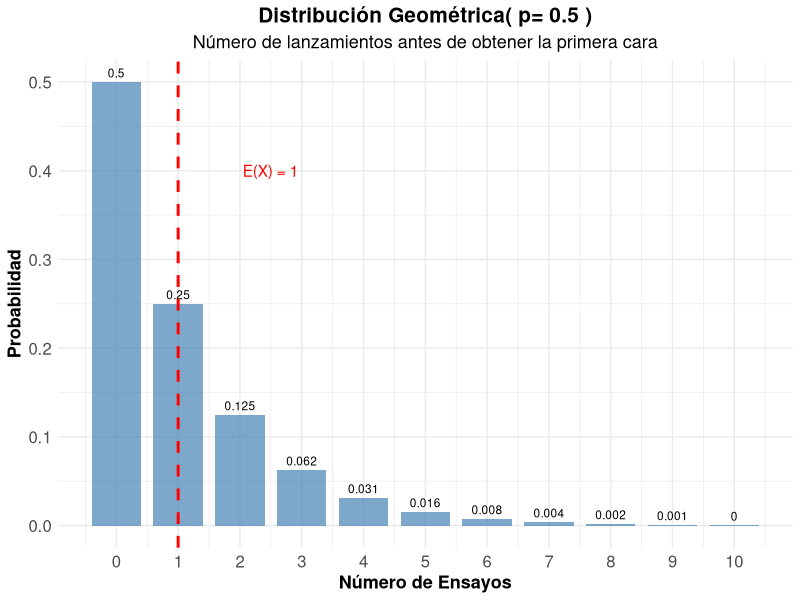
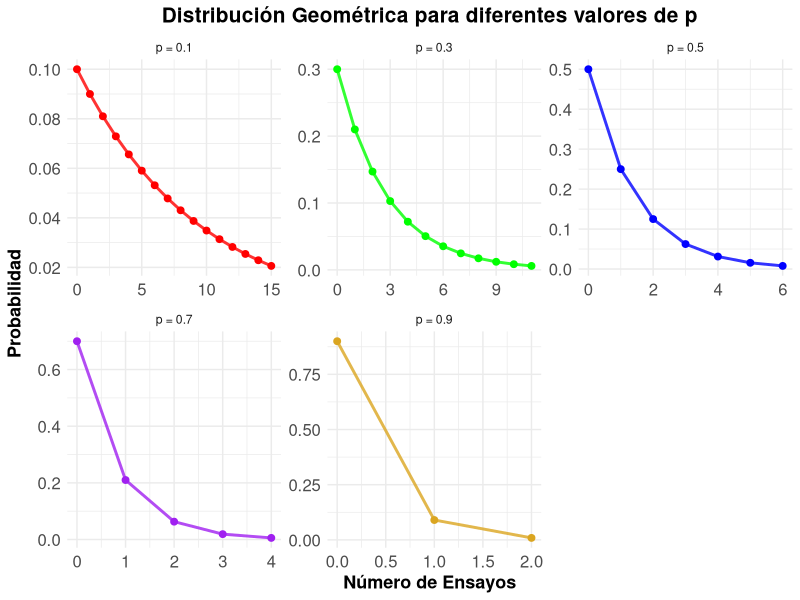
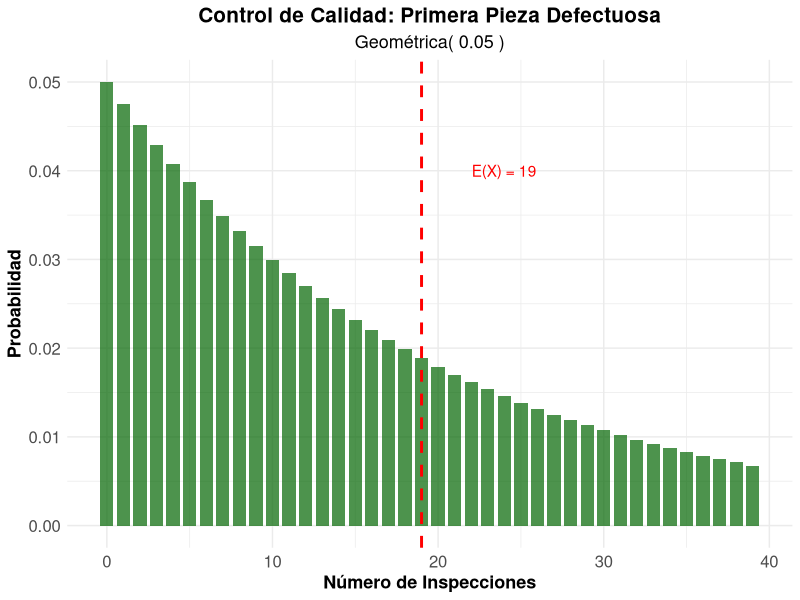
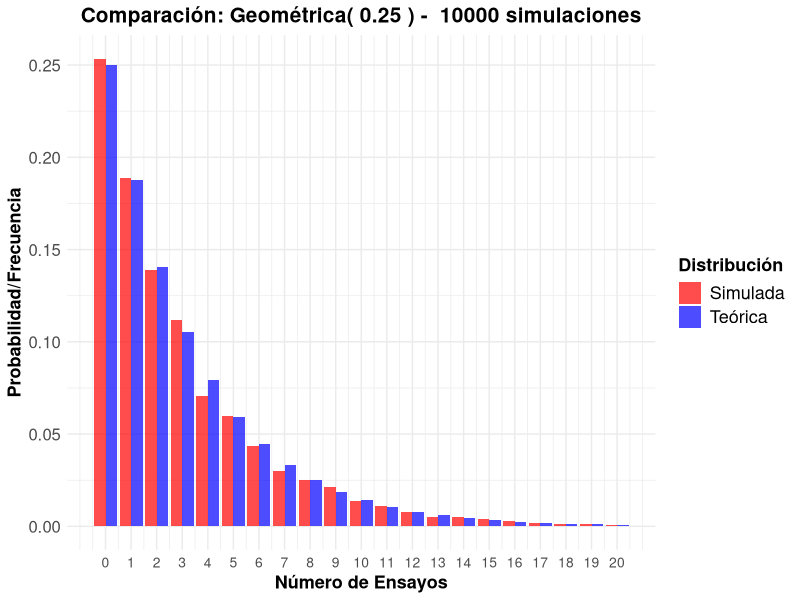
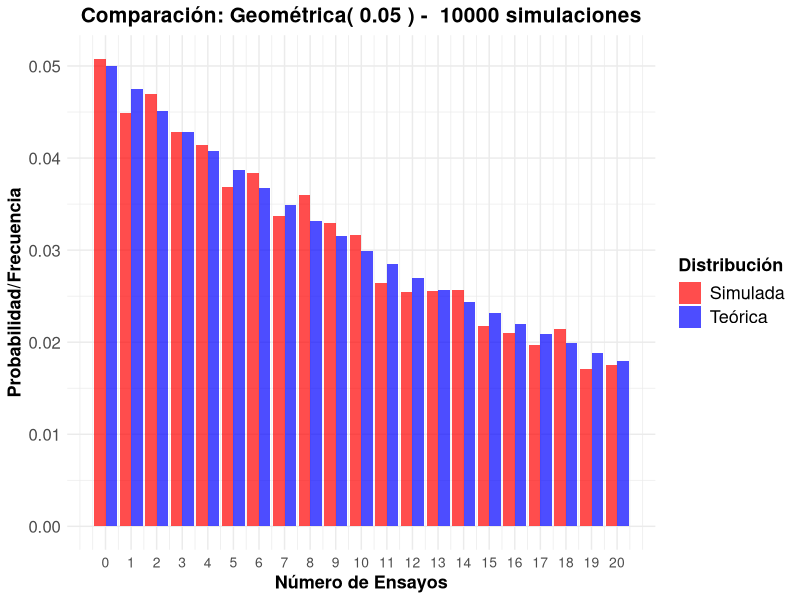

These figures' R source, in order:
## ---- chunk 1
#| label: setup
#| include: false

library(tidyverse)
library(kableExtra)
library(gridExtra)
library(tidyr)
## ---- chunk 2
#| label: moneda-geometrica
#| code-fold: true

# Parámetro
p_cara <- 0.5

# Calcular probabilidades para los primeros 11 ensayos
k_moneda <- 0:10
# Prefijo d (density) sufijo es el de la va
prob_geometrica <- dgeom(k_moneda , p_cara)  

# Crear tabla
geometrica_moneda <- data.frame(
  Ensayo = k_moneda,
  Probabilidad = prob_geometrica,
  Prob_Acumulada = pgeom(k_moneda, p_cara)
)

kable(geometrica_moneda, 
      caption = "Distribución Geométrica - Primera cara (p = 0.5)",
      digits = 4,
      col.names = c("Ensayo", "P(X = x)", "P(X ≤ x)")) %>%
  kable_styling(bootstrap_options = "striped")

# Parámetros estadísticos
media_moneda <- (1-p_cara) / p_cara
varianza_moneda <- (1 - p_cara) / (p_cara^2)
desv_std_moneda <- sqrt(varianza_moneda)


cat("Media (ensayos esperados):", media_moneda, "\n")
cat("Varianza:", varianza_moneda, "\n")
cat("Desviación estándar:", round(desv_std_moneda, 4), "\n")

## ---- chunk 3
#| code-fold: true
#| fig-align: center


#| label: grafico-geometrica-basico
#| fig-cap: "Distribución Geométrica - Primera cara en lanzamiento de moneda"
ggplot(geometrica_moneda, aes(x = Ensayo, y = Probabilidad)) +
  geom_col(fill = "steelblue", alpha = 0.7, width = 0.8) +
  geom_text(aes(label = round(Probabilidad, 3)), vjust = -0.5, size = 3) +
  geom_vline(xintercept = media_moneda, color = "red", linetype = "dashed", linewidth = 1) +
  annotate("text", x = media_moneda + 1.5, y = max(prob_geometrica) * 0.8, 
           label = paste("E(X) =", media_moneda), color = "red") +
  scale_x_continuous(breaks = k_moneda) +
  labs(title = paste("Distribución Geométrica( p=", p_cara, ")"),
       subtitle = "Número de lanzamientos antes de obtener la primera cara",
       x = "Número de Ensayos",
       y = "Probabilidad") +
  theme_minimal() +
  theme(
    legend.title = element_text(size=13, face="bold"),
    legend.text = element_text(size=13),
    plot.title = element_text(size=15, face="bold", hjust = 0.5),
    plot.subtitle = element_text(size=13, hjust = 0.5),
    axis.text.x=element_text(size=12),
    axis.text.y=element_text(size=12),
    axis.title.x = element_text(face="bold", size=13),
    axis.title.y = element_text(face="bold", size=13)
    # panel.grid.major.y = element_line(color = "#ECF0F1", linewidth = 0.5,
    #   linetype = "dashed"),
    # panel.grid.minor.y = element_blank(),
    # panel.grid.major.x = element_blank(),
    # panel.background = element_rect(fill = "#FAFAFA", color = NA),
    # plot.background = element_rect(fill = "white", color = NA)
  )
## ---- chunk 4
#| label: diferentes-p
#| code-fold: true


# Diferentes probabilidades de éxito
p_values <- c(0.1, 0.3, 0.5, 0.7, 0.9)
k_max <- 15

# Crear data frame para comparación
geometrica_comp <- data.frame()
for(p in p_values) {
  k_vals <- 0:k_max
  probs <- dgeom(k_vals, p)  
  
  temp_data <- data.frame(
    p_label = paste("p =", p),
    k = k_vals,
    probabilidad = probs,
    media = (1-p)/p,
    varianza = (1-p)/(p^2)
  )
  geometrica_comp <- rbind(geometrica_comp, temp_data)
}

# Tabla de parámetros
parametros_comp <- data.frame(
  p = p_values,
  Media = (1-p_values)/p_values,
  Varianza = (1-p_values)/(p_values^2),
  Desv_Std = sqrt((1-p_values)/(p_values^2))
)

kable(parametros_comp, 
      caption = "Parámetros de la distribución geométrica para diferentes valores de p",
      digits = 4,
      col.names = c("p", "Media", "Varianza", "Desv. Std")) |> 
  kable_styling(bootstrap_options = "striped")
## ---- chunk 5
#| label: grafico-diferentes-p
#| code-fold: true
#| fig-align: center
#| fig-cap: "Distribución Geométrica para diferentes valores de p"
# Filtrar para mejor visualización
geometrica_filtered <- geometrica_comp[geometrica_comp$probabilidad > 0.005, ]

ggplot(geometrica_filtered, aes(x = k, y = probabilidad, color = p_label)) +
  geom_line(linewidth = 1, alpha = 0.8, show.legend = FALSE) +
  geom_point(size = 2, show.legend = FALSE) +
  scale_color_manual(values = c("red", "green", "blue", "purple", "goldenrod")) +
  facet_wrap(~p_label, scales = "free") +
  labs(title = "Distribución Geométrica para diferentes valores de p",
       x = "Número de Ensayos",
       y = "Probabilidad",
       color = "Parámetro") +
  theme_minimal() +
  theme(
    legend.title = element_text(size=13, face="bold"),
    legend.text = element_text(size=13),
    plot.title = element_text(size=15, face="bold", hjust = 0.5),
    plot.subtitle = element_text(size=13, hjust = 0.5),
    axis.text.x=element_text(size=12),
    axis.text.y=element_text(size=12),
    axis.title.x = element_text(face="bold", size=13),
    axis.title.y = element_text(face="bold", size=13)
    # panel.grid.major.y = element_line(color = "#ECF0F1", linewidth = 0.5,
    #   linetype = "dashed"),
    # panel.grid.minor.y = element_blank(),
    # panel.grid.major.x = element_blank(),
    # panel.background = element_rect(fill = "#FAFAFA", color = NA),
    # plot.background = element_rect(fill = "white", color = NA)
  )
## ---- chunk 6
#| label: falta-memoria
#| code-fold: true

# Demostración de la propiedad de falta de memoria
p_mem <- 0.3
s <- 5
t <- 3

# P(X >= s + t)
prob_s_t <- 1 - pgeom(s + t-1, p_mem)  

# P(X >= s) 
prob_s <- 1- pgeom(s-1, p_mem)

# P(X >= t) 
prob_t <- 1- pgeom(t-1, p_mem)

# P(X >= s + t | X >= s) = P(X >= s + t) / P(X >= s)
prob_condicional <- prob_s_t / prob_s

cat("Demostración de la Propiedad de Falta de Memoria:\n")
cat("Parámetros: p =", p_mem, ", s =", s, ", t =", t, "\n\n")
cat("P(X  ≥", s+t, ") =", round(prob_s_t, 6), "\n")
cat("P(X  ≥", s, ") =", round(prob_s, 6), "\n")
cat("P(X  ≥", t, ") =", round(prob_t, 6), "\n\n")
cat("P(X  ≥", s+t, "| X  ≥", s, ") =", round(prob_condicional, 6), "\n")
cat("P(X  ≥", t, ") =", round(prob_t, 6), "\n\n")
cat("¿Son iguales?", abs(prob_condicional - prob_t) < 1e-10, "\n")
## ---- chunk 7
#| label: control-calidad-geometrica
#| code-fold: true
#| fig-align: center
# Parámetros
p_defecto_geom <- 0.05

# Parámetros estadísticos
media_defecto <- (1-p_defecto_geom) / p_defecto_geom
varianza_defecto <- (1 - p_defecto_geom) / (p_defecto_geom^2)
desv_std_defecto <- sqrt(varianza_defecto)

cat("Control de Calidad - Primera pieza defectuosa:\n")
cat("Probabilidad de defecto por pieza:", p_defecto_geom, "\n")
cat("Número esperado de inspecciones:", media_defecto, "\n")
cat("Desviación estándar:", round(desv_std_defecto, 2), "\n\n")

# Probabilidades específicas
k_calidad <- 0:50
prob_calidad <- dgeom(k_calidad, p_defecto_geom)

# Preguntas de interés
prob_primera_10 <- sum(prob_calidad[1:10])
prob_mas_20 <- 1 - sum(prob_calidad[1:20])
prob_entre_10_30 <- sum(prob_calidad[10:30])

cat("Probabilidades de interés:\n")
cat("P(primera defectuosa en ≤ 10 inspecciones):", round(prob_primera_10, 4), "\n")
cat("P(primera defectuosa en > 20 inspecciones):", round(prob_mas_20, 4), "\n")
cat("P(primera defectuosa entre 10 y 30 inspecciones):", round(prob_entre_10_30, 4), "\n")



# Visualización
calidad_data <- data.frame(
  k = k_calidad[1:40],
  probabilidad = prob_calidad[1:40]
)

ggplot(calidad_data, aes(x = k, y = probabilidad)) +
  geom_col(fill = "darkgreen", alpha = 0.7, width = 0.8) +
  geom_vline(xintercept = media_defecto, color = "red", linetype = "dashed", linewidth = 1) +
  annotate("text", x = media_defecto + 5, y = max(prob_calidad) * 0.8, 
           label = paste("E(X) =", media_defecto), color = "red") +
  labs(title = "Control de Calidad: Primera Pieza Defectuosa",
       subtitle = paste("Geométrica(", p_defecto_geom, ")"),
       x = "Número de Inspecciones",
       y = "Probabilidad") +
  theme_minimal() +
  theme(
    legend.title = element_text(size=13, face="bold"),
    legend.text = element_text(size=13),
    legend.position = "bottom",
    plot.title = element_text(size=15, face="bold", hjust = 0.5),
    plot.subtitle = element_text(size=13, hjust = 0.5),
    axis.text.x=element_text(size=12),
    axis.text.y=element_text(size=12),
    axis.title.x = element_text(face="bold", size=13),
    axis.title.y = element_text(face="bold", size=13)
    # panel.grid.major.y = element_line(color = "#ECF0F1", linewidth = 0.5,
    #   linetype = "dashed"),
    # panel.grid.minor.y = element_blank(),
    # panel.grid.major.x = element_blank(),
    # panel.background = element_rect(fill = "#FAFAFA", color = NA),
    # plot.background = element_rect(fill = "white", color = NA)
  )
## ---- chunk 8
#| label: simulacion-geometrica
#| code-fold: true

p_sim <- 0.25
n_sim <- 10000

# Generar datos geométricos 
datos_geom <- rgeom(n_sim, p_sim) 

# Estadísticas observadas
media_obs <- mean(datos_geom)
var_obs <- var(datos_geom)
desv_obs <- sd(datos_geom)

# Valores teóricos
media_teo <- (1-p_sim) / p_sim
var_teo <- (1 - p_sim) / (p_sim^2)
desv_teo <- sqrt(var_teo)

cat("Simulación Geométrica (p =", p_sim, "):\n")
cat("Simulaciones:", n_sim, "\n\n")
cat("Media teórica:", media_teo, "| Media observada:", round(media_obs, 4), "\n")
cat("Varianza teórica:", var_teo, "| Varianza observada:", round(var_obs, 4), "\n")
cat("Desv. Std teórica:", round(desv_teo, 4), "| Desv. Std observada:", round(desv_obs, 4), "\n")

# Comparar distribuciones
freq_obs <- table(datos_geom[datos_geom <= 20]) / n_sim
k_comp <- as.numeric(names(freq_obs))
prob_teo <- dgeom(k_comp, p_sim)

comparacion_sim <- data.frame(
  k = k_comp,
  Freq_Observada = as.numeric(freq_obs),
  Prob_Teorica = prob_teo,
  Diferencia = abs(as.numeric(freq_obs) - prob_teo)
)

kable(head(comparacion_sim, 12), 
      caption = "Comparación frecuencias observadas vs probabilidades teóricas",
      digits = 4,
      col.names = c("k", "Freq. Observada", "Prob. Teórica", "Diferencia")) %>%
  kable_styling(bootstrap_options = "striped")
## ---- chunk 9
#| code-fold: true
#| fig-align: center

comp_sim_long <- comparacion_sim |> 
  pivot_longer(cols = c("Freq_Observada", "Prob_Teorica"), 
               names_to = "Tipo", values_to = "Valor") |> 
  mutate(Tipo = recode(Tipo, 
                       "Freq_Observada" = "Simulada", 
                       "Prob_Teorica" = "Teórica"))




ggplot(comp_sim_long, aes(x = k, y = Valor, fill = Tipo)) +
  geom_col(position = "dodge", alpha = 0.7) +
  scale_fill_manual(values = c("Teórica" = "blue", "Simulada" = "red")) +
  scale_x_continuous(breaks = seq(0, 20, by = 1)) +
  labs(title = paste("Comparación: Geométrica(", p_sim, ") - ", n_sim, "simulaciones"),
       x = "Número de Ensayos",
       y = "Probabilidad/Frecuencia",
       fill = "Distribución") +
  theme_minimal() +
  theme(
    legend.title = element_text(size=13, face="bold"),
    legend.text = element_text(size=13),
    plot.title = element_text(size=15, face="bold", hjust = 0.5),
    plot.subtitle = element_text(size=13, hjust = 0.5),
    axis.text.x=element_text(size=10),
    axis.text.y=element_text(size=12),
    axis.title.x = element_text(face="bold", size=13),
    axis.title.y = element_text(face="bold", size=13)
    # panel.grid.major.y = element_line(color = "#ECF0F1", linewidth = 0.5,
    #   linetype = "dashed"),
    # panel.grid.minor.y = element_blank(),
    # panel.grid.major.x = element_blank(),
    # panel.background = element_rect(fill = "#FAFAFA", color = NA),
    # plot.background = element_rect(fill = "white", color = NA)
  )

## ---- chunk 10
#| Code-fold: TRUE
p_sim <- 0.05
n_sim <- 10000

# Generar datos geométricos 
datos_geom <- rgeom(n_sim, p_sim) 

# Estadísticas observadas
media_obs <- mean(datos_geom)
var_obs <- var(datos_geom)
desv_obs <- sd(datos_geom)

# Valores teóricos
media_teo <- (1-p_sim) / p_sim
var_teo <- (1 - p_sim) / (p_sim^2)
desv_teo <- sqrt(var_teo)

cat("Simulación Geométrica (p =", p_sim, "):\n")
cat("Simulaciones:", n_sim, "\n\n")
cat("Media teórica:", media_teo, "| Media observada:", round(media_obs, 4), "\n")
cat("Varianza teórica:", var_teo, "| Varianza observada:", round(var_obs, 4), "\n")
cat("Desv. Std teórica:", round(desv_teo, 4), "| Desv. Std observada:", round(desv_obs, 4), "\n")
## ---- chunk 11
#| Code-fold: TRUE

# Comparar distribuciones
freq_obs <- table(datos_geom[datos_geom <= 20]) / n_sim
k_comp <- as.numeric(names(freq_obs))
prob_teo <- dgeom(k_comp, p_sim)

comparacion_sim <- data.frame(
  k = k_comp,
  Freq_Observada = as.numeric(freq_obs),
  Prob_Teorica = prob_teo,
  Diferencia = abs(as.numeric(freq_obs) - prob_teo)
)

kable(head(comparacion_sim, 12), 
      caption = "Comparación frecuencias observadas vs probabilidades teóricas",
      digits = 4,
      col.names = c("k", "Freq. Observada", "Prob. Teórica", "Diferencia")) %>%
  kable_styling(bootstrap_options = "striped")
## ---- chunk 12
#| Code-fold: TRUE

comp_sim_long <- comparacion_sim |> 
  pivot_longer(cols = c("Freq_Observada", "Prob_Teorica"), 
               names_to = "Tipo", values_to = "Valor") |> 
  mutate(Tipo = recode(Tipo, 
                       "Freq_Observada" = "Simulada", 
                       "Prob_Teorica" = "Teórica"))




ggplot(comp_sim_long, aes(x = k, y = Valor, fill = Tipo)) +
  geom_col(position = "dodge", alpha = 0.7) +
  scale_fill_manual(values = c("Teórica" = "blue", "Simulada" = "red")) +
  scale_x_continuous(breaks = seq(0, 20, by = 1)) +
  labs(title = paste("Comparación: Geométrica(", p_sim, ") - ", n_sim, "simulaciones"),
       x = "Número de Ensayos",
       y = "Probabilidad/Frecuencia",
       fill = "Distribución") +
  theme_minimal() +
  theme(
    legend.title = element_text(size=13, face="bold"),
    legend.text = element_text(size=13),
    plot.title = element_text(size=15, face="bold", hjust = 0.5),
    plot.subtitle = element_text(size=13, hjust = 0.5),
    axis.text.x=element_text(size=10),
    axis.text.y=element_text(size=12),
    axis.title.x = element_text(face="bold", size=13),
    axis.title.y = element_text(face="bold", size=13)
    # panel.grid.major.y = element_line(color = "#ECF0F1", linewidth = 0.5,
    #   linetype = "dashed"),
    # panel.grid.minor.y = element_blank(),
    # panel.grid.major.x = element_blank(),
    # panel.background = element_rect(fill = "#FAFAFA", color = NA),
    # plot.background = element_rect(fill = "white", color = NA)
  )
## ---- chunk 13
#| Code-fold: TRUE

# Demostración de la propiedad de falta de memoria
p_mem <- 0.05
s <- 5
t <- 3

# P(X >= s + t)
prob_s_t <- 1 - pgeom(s + t-1, p_mem)  

# P(X >= s) 
prob_s <- 1- pgeom(s-1, p_mem)

# P(X >= t) 
prob_t <- 1- pgeom(t-1, p_mem)

# P(X >= s + t | X >= s) = P(X >= s + t) / P(X >= s)
prob_condicional <- prob_s_t / prob_s

cat("Demostración de la Propiedad de Falta de Memoria:\n")
cat("Parámetros: p =", p_mem, ", s =", s, ", t =", t, "\n\n")
cat("P(X  ≥", s+t, ") =", round(prob_s_t, 6), "\n")
cat("P(X  ≥", s, ") =", round(prob_s, 6), "\n")
cat("P(X  ≥", t, ") =", round(prob_t, 6), "\n\n")
cat("P(X  ≥", s+t, "| X  ≥", s, ") =", round(prob_condicional, 6), "\n")
cat("P(X  ≥", t, ") =", round(prob_t, 6), "\n\n")
cat("¿Son iguales?", abs(prob_condicional - prob_t) < 1e-10, "\n")

## ---- chunk 14
#| Code-fold: TRUE

p_tcl <- 0.25
k_muestras <- 1000
n_muestra <- 50

# Generar k medias muestrales de tamaño n
medias_geom <- replicate(k_muestras, mean(rgeom(n_muestra, p_tcl)))

# Estadísticas observadas de las medias
media_obs <- mean(medias_geom)
var_obs <- var(medias_geom)
desv_obs <- sd(medias_geom)

# Valores teóricos de la media muestral
media_teo <- (1 - p_tcl) / p_tcl
var_teo <- ((1 - p_tcl) / (p_tcl^2)) / n_muestra
desv_teo <- sqrt(var_teo)

cat("Teorema Central del Límite - Geométrica (p =", p_tcl, "):\n")
cat("Muestras:", k_muestras, "| Tamaño de cada muestra:", n_muestra, "\n\n")
cat("Media teórica:", media_teo, "| Media observada:", round(media_obs, 4), "\n")
cat("Varianza teórica:", round(var_teo, 4), "| Varianza observada:", round(var_obs, 4), "\n")
cat("Desv. Std teórica:", round(desv_teo, 4), "| Desv. Std observada:", round(desv_obs, 4), "\n")

# Tabla comparativa
comparacion_tcl <- data.frame(
  Estadistica = c("Media", "Varianza", "Desv. Estándar"),
  Teorica = c(media_teo, var_teo, desv_teo),
  Observada = c(media_obs, var_obs, desv_obs),
  Diferencia = abs(c(media_teo, var_teo, desv_teo) - c(media_obs, var_obs, desv_obs))
)

kable(comparacion_tcl, 
      caption = "Comparación de las medias muestrales: valores teóricos vs observados",
      digits = 4,
      col.names = c("Estadística", "Teórica", "Observada", "Diferencia")) %>%
  kable_styling(bootstrap_options = "striped")
